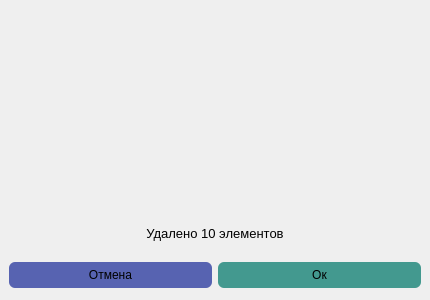
<?xml version="1.0" encoding="UTF-8"?>
<ui version="4.0">
 <class>AfterDeleteWindow</class>
 <widget class="QDialog" name="AfterDeleteWindow">
  <property name="geometry">
   <rect>
    <x>0</x>
    <y>0</y>
    <width>430</width>
    <height>300</height>
   </rect>
  </property>
  <property name="minimumSize">
   <size>
    <width>430</width>
    <height>300</height>
   </size>
  </property>
  <property name="maximumSize">
   <size>
    <width>430</width>
    <height>300</height>
   </size>
  </property>
  <property name="windowTitle">
   <string>Dialog</string>
  </property>
  <layout class="QVBoxLayout" name="verticalLayout">
   <property name="spacing">
    <number>0</number>
   </property>
   <property name="leftMargin">
    <number>0</number>
   </property>
   <property name="topMargin">
    <number>0</number>
   </property>
   <property name="rightMargin">
    <number>0</number>
   </property>
   <property name="bottomMargin">
    <number>0</number>
   </property>
   <item>
    <widget class="QFrame" name="frame">
     <property name="styleSheet">
      <string notr="true">border:none;</string>
     </property>
     <property name="frameShape">
      <enum>QFrame::Shape::StyledPanel</enum>
     </property>
     <property name="frameShadow">
      <enum>QFrame::Shadow::Raised</enum>
     </property>
     <layout class="QVBoxLayout" name="verticalLayout_2">
      <property name="spacing">
       <number>0</number>
      </property>
      <property name="leftMargin">
       <number>0</number>
      </property>
      <property name="topMargin">
       <number>0</number>
      </property>
      <property name="rightMargin">
       <number>0</number>
      </property>
      <property name="bottomMargin">
       <number>0</number>
      </property>
      <item>
       <widget class="QFrame" name="frame_2">
        <property name="styleSheet">
         <string notr="true">border:none;
</string>
        </property>
        <property name="frameShape">
         <enum>QFrame::Shape::StyledPanel</enum>
        </property>
        <property name="frameShadow">
         <enum>QFrame::Shadow::Raised</enum>
        </property>
        <layout class="QVBoxLayout" name="verticalLayout_3">
         <property name="spacing">
          <number>0</number>
         </property>
         <property name="leftMargin">
          <number>0</number>
         </property>
         <property name="topMargin">
          <number>0</number>
         </property>
         <property name="rightMargin">
          <number>0</number>
         </property>
         <property name="bottomMargin">
          <number>0</number>
         </property>
         <item>
          <widget class="QLabel" name="label_after_delete">
           <property name="sizePolicy">
            <sizepolicy hsizetype="Expanding" vsizetype="Expanding">
             <horstretch>0</horstretch>
             <verstretch>0</verstretch>
            </sizepolicy>
           </property>
           <property name="text">
            <string/>
           </property>
           <property name="pixmap">
            <pixmap resource="../qrc/main.qrc">:/images/images/successful_delete_2.png</pixmap>
           </property>
           <property name="scaledContents">
            <bool>true</bool>
           </property>
          </widget>
         </item>
         <item>
          <widget class="QFrame" name="frame_4">
           <property name="frameShape">
            <enum>QFrame::Shape::StyledPanel</enum>
           </property>
           <property name="frameShadow">
            <enum>QFrame::Shadow::Raised</enum>
           </property>
           <layout class="QHBoxLayout" name="horizontalLayout_2">
            <item>
             <widget class="QLabel" name="label_after_delete_message">
              <property name="font">
               <font>
                <family>Arial</family>
                <pointsize>10</pointsize>
               </font>
              </property>
              <property name="text">
               <string>Удалено 10 элементов</string>
              </property>
              <property name="alignment">
               <set>Qt::AlignmentFlag::AlignCenter</set>
              </property>
             </widget>
            </item>
           </layout>
          </widget>
         </item>
        </layout>
       </widget>
      </item>
      <item>
       <widget class="QFrame" name="frame_3">
        <property name="minimumSize">
         <size>
          <width>0</width>
          <height>50</height>
         </size>
        </property>
        <property name="maximumSize">
         <size>
          <width>16777215</width>
          <height>50</height>
         </size>
        </property>
        <property name="styleSheet">
         <string notr="true">border:none;</string>
        </property>
        <property name="frameShape">
         <enum>QFrame::Shape::StyledPanel</enum>
        </property>
        <property name="frameShadow">
         <enum>QFrame::Shadow::Raised</enum>
        </property>
        <layout class="QHBoxLayout" name="horizontalLayout">
         <item>
          <widget class="QPushButton" name="button_cancel">
           <property name="styleSheet">
            <string notr="true">border:none;
background-color:rgb(87, 99, 177);
padding:6px;
border-radius:6px;</string>
           </property>
           <property name="text">
            <string>Отмена</string>
           </property>
          </widget>
         </item>
         <item>
          <widget class="QPushButton" name="button_ok">
           <property name="styleSheet">
            <string notr="true">border:none;
background-color:rgb(67, 153, 143);
padding:6px;
border-radius:6px;</string>
           </property>
           <property name="text">
            <string>Ок</string>
           </property>
          </widget>
         </item>
        </layout>
       </widget>
      </item>
     </layout>
    </widget>
   </item>
  </layout>
 </widget>
 <resources>
  <include location="../qrc/main.qrc"/>
 </resources>
 <connections/>
</ui>
